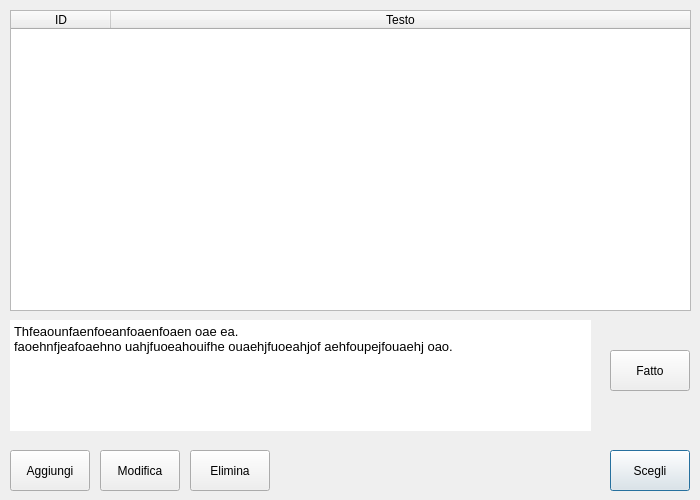
<?xml version="1.0" encoding="UTF-8"?>
<ui version="4.0">
 <class>Dialog</class>
 <widget class="QDialog" name="Dialog">
  <property name="geometry">
   <rect>
    <x>0</x>
    <y>0</y>
    <width>700</width>
    <height>500</height>
   </rect>
  </property>
  <property name="windowTitle">
   <string>Scegli il testo iniziale/finale del preventivo</string>
  </property>
  <widget class="QPushButton" name="pushButton">
   <property name="geometry">
    <rect>
     <x>610</x>
     <y>450</y>
     <width>80</width>
     <height>41</height>
    </rect>
   </property>
   <property name="text">
    <string>Scegli</string>
   </property>
  </widget>
  <widget class="QPushButton" name="pushButton_2">
   <property name="geometry">
    <rect>
     <x>10</x>
     <y>450</y>
     <width>80</width>
     <height>41</height>
    </rect>
   </property>
   <property name="text">
    <string>Aggiungi</string>
   </property>
  </widget>
  <widget class="QPushButton" name="pushButton_3">
   <property name="geometry">
    <rect>
     <x>100</x>
     <y>450</y>
     <width>80</width>
     <height>41</height>
    </rect>
   </property>
   <property name="text">
    <string>Modifica</string>
   </property>
  </widget>
  <widget class="QPushButton" name="pushButton_4">
   <property name="geometry">
    <rect>
     <x>190</x>
     <y>450</y>
     <width>80</width>
     <height>41</height>
    </rect>
   </property>
   <property name="text">
    <string>Elimina</string>
   </property>
  </widget>
  <widget class="QTextEdit" name="textEdit">
   <property name="enabled">
    <bool>true</bool>
   </property>
   <property name="geometry">
    <rect>
     <x>10</x>
     <y>320</y>
     <width>581</width>
     <height>111</height>
    </rect>
   </property>
   <property name="frameShape">
    <enum>QFrame::NoFrame</enum>
   </property>
   <property name="readOnly">
    <bool>true</bool>
   </property>
   <property name="html">
    <string>&lt;!DOCTYPE HTML PUBLIC &quot;-//W3C//DTD HTML 4.0//EN&quot; &quot;http://www.w3.org/TR/REC-html40/strict.dtd&quot;&gt;
&lt;html&gt;&lt;head&gt;&lt;meta name=&quot;qrichtext&quot; content=&quot;1&quot; /&gt;&lt;style type=&quot;text/css&quot;&gt;
p, li { white-space: pre-wrap; }
&lt;/style&gt;&lt;/head&gt;&lt;body style=&quot; font-family:'MS Shell Dlg 2'; font-size:8.25pt; font-weight:400; font-style:normal;&quot;&gt;
&lt;p style=&quot; margin-top:0px; margin-bottom:0px; margin-left:0px; margin-right:0px; -qt-block-indent:0; text-indent:0px;&quot;&gt;&lt;span style=&quot; font-size:10pt;&quot;&gt;Thfeaounfaenfoeanfoaenfoaen oae ea.&lt;/span&gt;&lt;/p&gt;
&lt;p style=&quot; margin-top:0px; margin-bottom:0px; margin-left:0px; margin-right:0px; -qt-block-indent:0; text-indent:0px;&quot;&gt;&lt;span style=&quot; font-size:10pt;&quot;&gt;faoehnfjeafoaehno uahjfuoeahouifhe ouaehjfuoeahjof aehfoupejfouaehj oao.&lt;/span&gt;&lt;/p&gt;&lt;/body&gt;&lt;/html&gt;</string>
   </property>
  </widget>
  <widget class="QTableWidget" name="tableWidget">
   <property name="geometry">
    <rect>
     <x>10</x>
     <y>10</y>
     <width>681</width>
     <height>301</height>
    </rect>
   </property>
   <attribute name="horizontalHeaderStretchLastSection">
    <bool>true</bool>
   </attribute>
   <column>
    <property name="text">
     <string>ID</string>
    </property>
   </column>
   <column>
    <property name="text">
     <string>Testo</string>
    </property>
   </column>
  </widget>
  <widget class="QPushButton" name="pushButton_5">
   <property name="geometry">
    <rect>
     <x>610</x>
     <y>350</y>
     <width>80</width>
     <height>41</height>
    </rect>
   </property>
   <property name="text">
    <string>Fatto</string>
   </property>
  </widget>
 </widget>
 <resources/>
 <connections/>
</ui>
